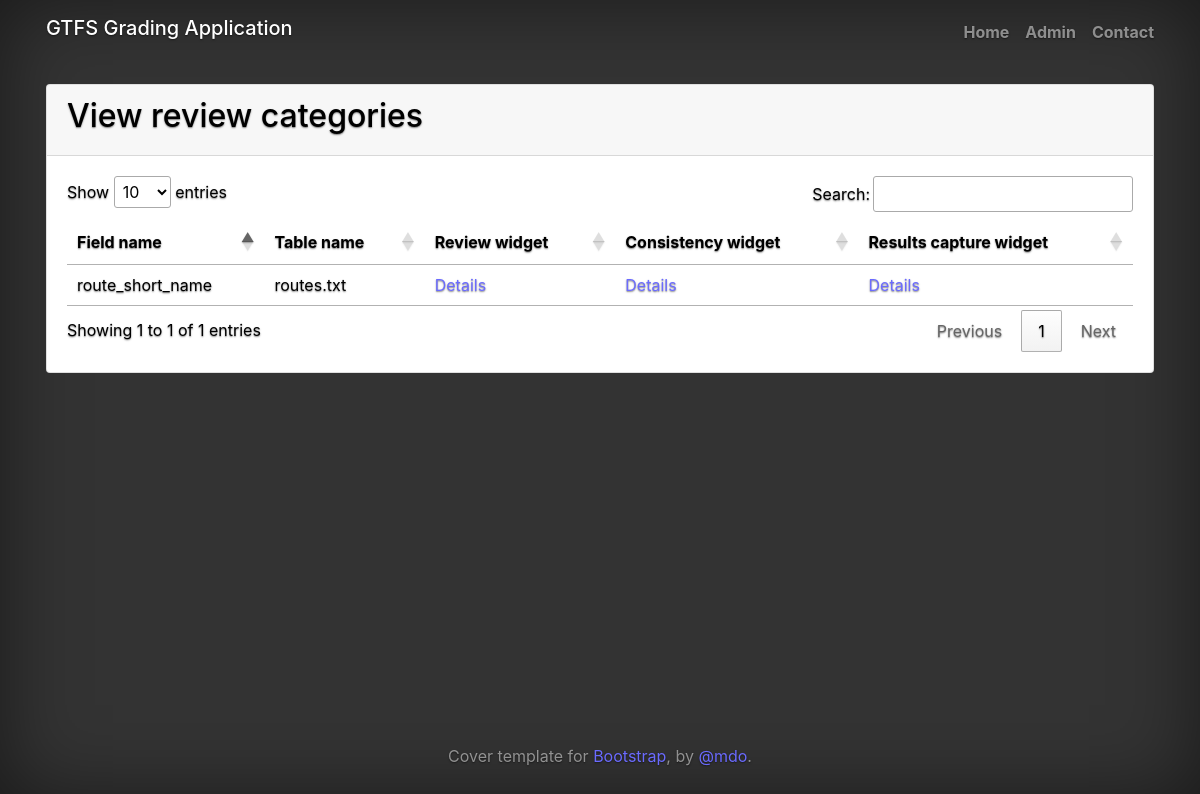
Page /gtfs_admin/view_review_category/ on the earlier database version.
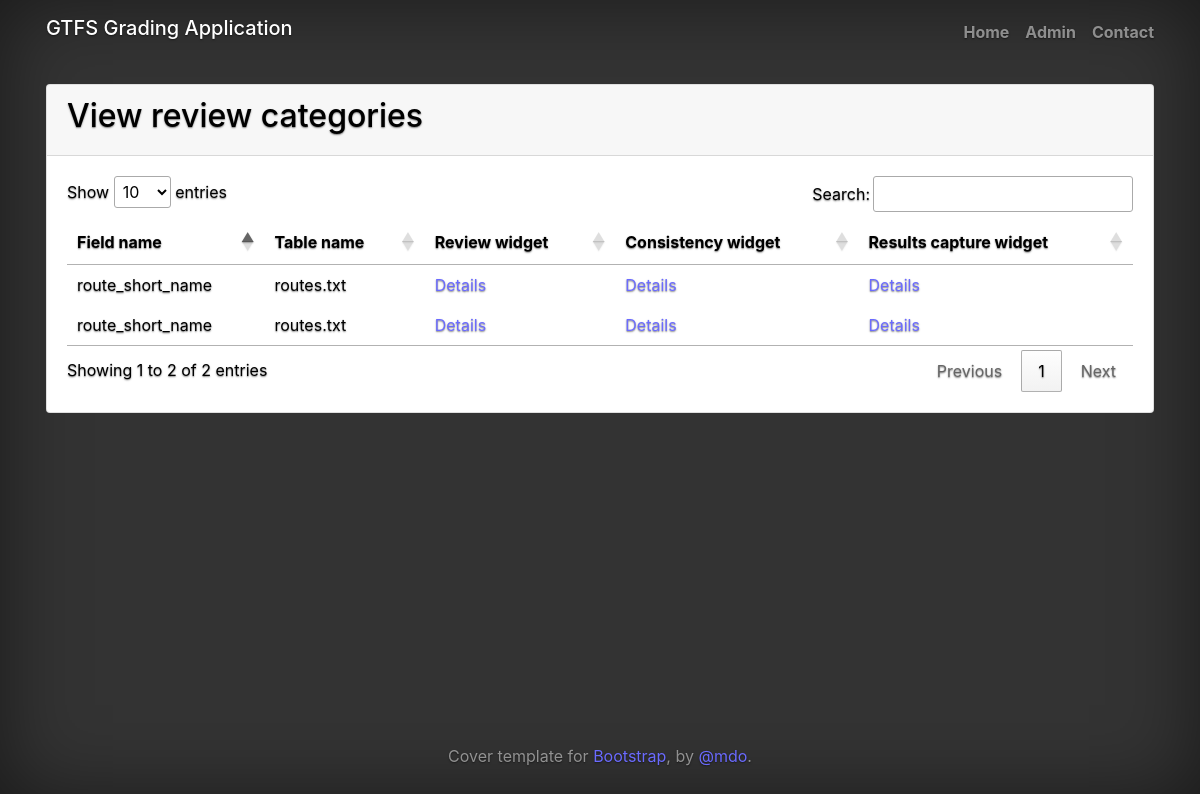
Same page on the later database version.
### gtfs_grading_app/models.py (models this page shows, shortened)
class review_category(models.Model):
    gtfs_field = models.ForeignKey(gtfs_field, on_delete=models.PROTECT)
    review_table = models.CharField(max_length=150, null=False)
    review_widget = models.OneToOneField(review_widget, on_delete=models.PROTECT)
    consistency_widget = models.OneToOneField(consistency_widget, on_delete=models.PROTECT)
    results_capture_widget = models.OneToOneField(results_capture_widget, on_delete=models.PROTECT)

class gtfs_field(models.Model):
    name = models.CharField(max_length=150, null=False)
    table = models.CharField(max_length=150, null=False)
    type = models.CharField(max_length=150, null=False)

### gtfs_grading_app/views.py (the view)
# urls.py: path('gtfs_admin/view_review_category/', name="view_review_category", view=views.ViewReviewCategory.as_view()),
class ViewReviewCategory(ListView):
    template_name = 'admin/view_review_category.html'
    queryset = review_category.objects.select_related()
    context_object_name = 'review_category'

### templates/admin/view_review_category.html (shortened to what this page needs)
{% extends "base.html" %}
{% load static %}
{% block head_content %}
    <link rel="stylesheet" href="https://cdn.datatables.net/1.10.22/css/jquery.dataTables.min.css">
{% endblock %}
{% block content %}
    <div class="card">
        <div class="card-header">
            <h2>View review categories</h2>
        </div>
        <div class="card-body">
            <table id="review_category_list">
                <thead>
                <tr>
                    <th>Field name</th>
                    <th>Table name</th>
                    <th>Review widget</th>
                    <th>Consistency widget</th>
                    <th>Results capture widget</th>
                </tr>
                </thead>
                <tbody>
                {% for category in review_category %}
                    <tr>
                        <td>{{ category.gtfs_field.name }}</td>
                        <td>{{ category.gtfs_field.table }}</td>
                        <td><a href="{% url 'view_review_widget' category.review_widget.id %}">Details</a></td>
                        <td><a href="{{ category.consistency_widget.id }}">Details</a></td>
                        <td><a href="{{ category.results_capture_widget.id }}">Details</a></td>
                    </tr>
                {% endfor %}
                </tbody>
            </table>
        </div>
    </div>
{% endblock %}

### templates/base.html (shortened to what this page needs)
<!doctype html>
<html lang="en">
<head>
    {% load static %}
    <link rel="stylesheet" href="https://maxcdn.bootstrapcdn.com/bootstrap/4.0.0/css/bootstrap.min.css">
    <link rel="stylesheet" href="{% static 'css/custom.css' %}">
    {% block head_content %}
    {% endblock %}
</head>
<body>
<div class="container d-flex h-100 p-3 flex-column text-center">
    <header class="masthead">
        <div class="inner">
            <h3 class="masthead-brand">GTFS Grading Application</h3>
            <nav class="nav nav-masthead justify-content-center">
                <a class="nav-link" href="{% url 'home' %}">Home</a>
                <a class="nav-link" href="{% url 'admin' %}">Admin</a>
                <a class="nav-link" href="#">Contact</a>
            </nav>
        </div>
    </header>
    {% block content %}
    {% endblock %}
    <footer class="mastfoot mt-auto">
        <div class="inner">
            <p>Cover template for <a href="https://getbootstrap.com/">Bootstrap</a>, by <a href="https://twitter.com/mdo">@mdo</a>.</p>
        </div>
    </footer>
</div>
</body>
</html>

### gtfs_grading_app/static/css/custom.css (style rules this page uses)
a, a:focus, a:hover { color: #6b6bff; }
html, body { height: 100%; background-color: #333; }
h3 { font-size: 1.25rem; }
body { display: -ms-flexbox; display: -webkit-box; display: flex; -ms-flex-pack: center; -webkit-box-pack: center; justify-content: center; color: #fff; text-shadow: 0 .05rem .1rem rgba(0, 0, 0, .5); box-shadow: inset 0 0 5rem rgba(0, 0, 0, .5); }
.masthead { margin-bottom: 2rem; }
.masthead-brand { margin-bottom: 0; margin-right: 5rem; }
.nav-masthead .nav-link { padding: .25rem 0; font-weight: 700; color: rgba(255, 255, 255, .5); background-color: transparent; border-bottom: .25rem solid transparent; }
.nav-masthead .nav-link + .nav-link { margin-left: 1rem; }
@media (min-width: 48em) { .masthead-brand { float: left; } }
@media (min-width: 48em) { .nav-masthead { float: right; } }
.mastfoot { color: rgba(255, 255, 255, .5); }
.card { color: black; text-align: left; }

Differences in the rows shown:
added review_category: gtfs_field.name "route_short_name", gtfs_field.table "routes.txt"
Other differences:
text written by a page script: "Show entries Search: Showing 1 to 1 of 1 entries Previous 1 Next" → "Show entries Search: Showing 1 to 2 of 2 entries Previous 1 Next"
